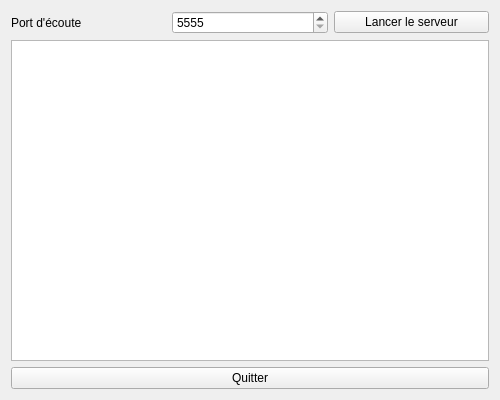
<?xml version="1.0" encoding="UTF-8"?>
<ui version="4.0">
 <class>IHM_Serveur</class>
 <widget class="QWidget" name="IHM_Serveur">
  <property name="geometry">
   <rect>
    <x>0</x>
    <y>0</y>
    <width>500</width>
    <height>400</height>
   </rect>
  </property>
  <property name="minimumSize">
   <size>
    <width>500</width>
    <height>400</height>
   </size>
  </property>
  <property name="maximumSize">
   <size>
    <width>500</width>
    <height>400</height>
   </size>
  </property>
  <property name="windowTitle">
   <string>IHM_Serveur</string>
  </property>
  <layout class="QVBoxLayout" name="verticalLayout">
   <item>
    <layout class="QHBoxLayout" name="horizontalLayout">
     <item>
      <widget class="QLabel" name="labelPort">
       <property name="text">
        <string>Port d'écoute</string>
       </property>
      </widget>
     </item>
     <item>
      <widget class="QSpinBox" name="spinBoxPort">
       <property name="minimum">
        <number>5555</number>
       </property>
       <property name="maximum">
        <number>9999</number>
       </property>
      </widget>
     </item>
     <item>
      <widget class="QPushButton" name="pushButtonLancerServeur">
       <property name="text">
        <string>Lancer le serveur</string>
       </property>
      </widget>
     </item>
    </layout>
   </item>
   <item>
    <widget class="QTextEdit" name="textEditEtat"/>
   </item>
   <item>
    <widget class="QPushButton" name="pushButtonQuitter">
     <property name="text">
      <string>Quitter</string>
     </property>
    </widget>
   </item>
  </layout>
 </widget>
 <resources/>
 <connections>
  <connection>
   <sender>pushButtonQuitter</sender>
   <signal>clicked()</signal>
   <receiver>IHM_Serveur</receiver>
   <slot>close()</slot>
   <hints>
    <hint type="sourcelabel">
     <x>145</x>
     <y>381</y>
    </hint>
    <hint type="destinationlabel">
     <x>148</x>
     <y>490</y>
    </hint>
   </hints>
  </connection>
 </connections>
</ui>
